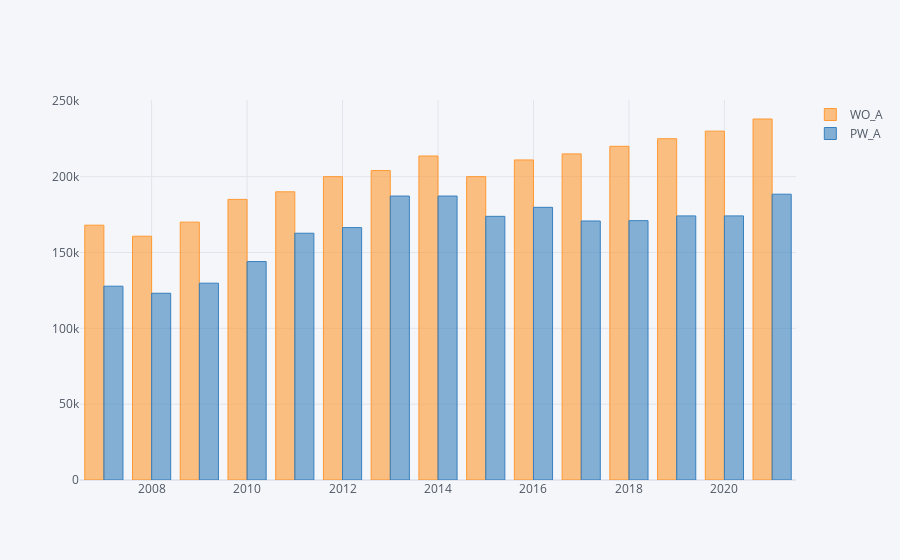

The notebook cell this image was saved under:
### Code cell
df.groupby("YEAR")[["WO_A","PW_A"]].max().iplot(kind = "bar")

### Figure 1 — Plotly figure (JSON) as saved in the notebook; plotly's stock layout.template omitted (floating-point values rounded to 4 significant figures)
{"data": [{"marker": {"color": "rgba(255, 153, 51, 0.6)", "line": {"color": "rgba(255, 153, 51, 1.0)", "width": 1}}, "name": "WO_A", "orientation": "v", "text": "", "type": "bar", "x": [2007, 2008, 2009, 2010, 2011, 2012, 2013, 2014, 2015, 2016, 2017, 2018, 2019, 2020, 2021], "y": [168000, 160715, 170000, 185000, 190000, 200000, 204000, 213600, 200000, 211000, 215000, 220000, 225000, 230000, 238000]}, {"marker": {"color": "rgba(55, 128, 191, 0.6)", "line": {"color": "rgba(55, 128, 191, 1.0)", "width": 1}}, "name": "PW_A", "orientation": "v", "text": "", "type": "bar", "x": [2007, 2008, 2009, 2010, 2011, 2012, 2013, 2014, 2015, 2016, 2017, 2018, 2019, 2020, 2021], "y": [127774, 123115, 129800.0, 144019, 162698, 166400, 187199, 187199, 173826, 179774, 170800.0, 170997, 174117, 174117, 188427]}], "layout": {"legend": {"bgcolor": "#F5F6F9", "font": {"color": "#4D5663"}}, "paper_bgcolor": "#F5F6F9", "plot_bgcolor": "#F5F6F9", "title": {"font": {"color": "#4D5663"}}, "xaxis": {"gridcolor": "#E1E5ED", "showgrid": true, "tickfont": {"color": "#4D5663"}, "title": {"font": {"color": "#4D5663"}, "text": ""}, "zerolinecolor": "#E1E5ED"}, "yaxis": {"gridcolor": "#E1E5ED", "showgrid": true, "tickfont": {"color": "#4D5663"}, "title": {"font": {"color": "#4D5663"}, "text": ""}, "zerolinecolor": "#E1E5ED"}}}
